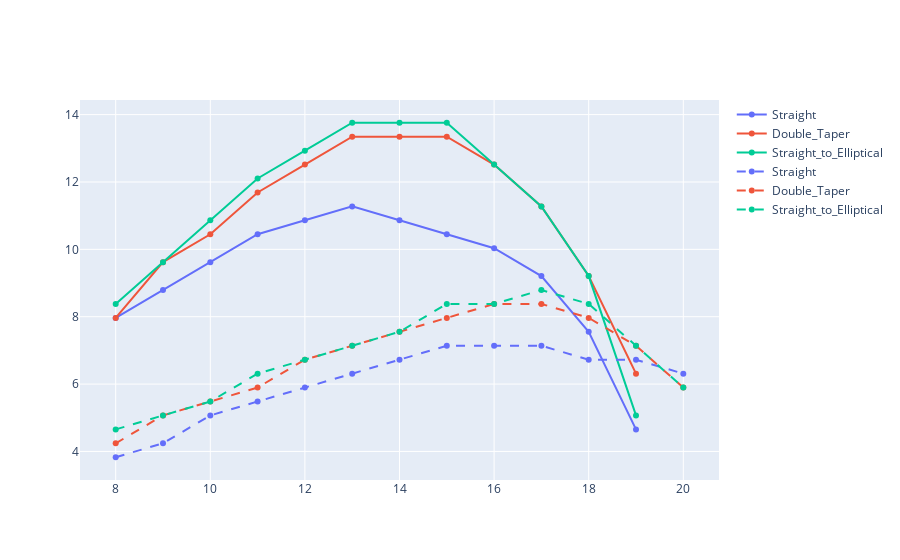

The cell this chart's notebook holds for it:
### Code cell
import plotly.express as px
import plotly.graph_objects as go
import plotly.express as px
fig = go.Figure()
for j, df in enumerate([maximum_masses, maximum_masses_alt]):
    for i, col in enumerate(df.columns):
        fig.add_trace(go.Scatter(
            x=airspeeds,
            y=df[col],
            name=col,
            line=dict(dash=["solid", "dash"][j], color=px.colors.qualitative.Plotly[i]  ),

        ))
fig

### Figure 1 — Plotly figure (JSON) as saved in the notebook; plotly's stock layout.template omitted (floating-point values rounded to 4 significant figures)
{"data": [{"line": {"color": "#636EFA", "dash": "solid"}, "name": "Straight", "type": "scatter", "x": [8.0, 9.0, 10.0, 11.0, 12.0, 13.0, 14.0, 15.0, 16.0, 17.0, 18.0, 19.0, 20.0], "y": [7.966, 8.793, 9.621, 10.45, 10.86, 11.28, 10.86, 10.45, 10.03, 9.207, 7.552, 4.655]}, {"line": {"color": "#EF553B", "dash": "solid"}, "name": "Double_Taper", "type": "scatter", "x": [8.0, 9.0, 10.0, 11.0, 12.0, 13.0, 14.0, 15.0, 16.0, 17.0, 18.0, 19.0, 20.0], "y": [7.966, 9.621, 10.45, 11.69, 12.52, 13.34, 13.34, 13.34, 12.52, 11.28, 9.207, 6.31]}, {"line": {"color": "#00CC96", "dash": "solid"}, "name": "Straight_to_Elliptical", "type": "scatter", "x": [8.0, 9.0, 10.0, 11.0, 12.0, 13.0, 14.0, 15.0, 16.0, 17.0, 18.0, 19.0, 20.0], "y": [8.379, 9.621, 10.86, 12.1, 12.93, 13.76, 13.76, 13.76, 12.52, 11.28, 9.207, 5.069]}, {"line": {"color": "#636EFA", "dash": "dash"}, "name": "Straight", "type": "scatter", "x": [8.0, 9.0, 10.0, 11.0, 12.0, 13.0, 14.0, 15.0, 16.0, 17.0, 18.0, 19.0, 20.0], "y": [3.828, 4.241, 5.069, 5.483, 5.897, 6.31, 6.724, 7.138, 7.138, 7.138, 6.724, 6.724, 6.31]}, {"line": {"color": "#EF553B", "dash": "dash"}, "name": "Double_Taper", "type": "scatter", "x": [8.0, 9.0, 10.0, 11.0, 12.0, 13.0, 14.0, 15.0, 16.0, 17.0, 18.0, 19.0, 20.0], "y": [4.241, 5.069, 5.483, 5.897, 6.724, 7.138, 7.552, 7.966, 8.379, 8.379, 7.966, 7.138, 5.897]}, {"line": {"color": "#00CC96", "dash": "dash"}, "name": "Straight_to_Elliptical", "type": "scatter", "x": [8.0, 9.0, 10.0, 11.0, 12.0, 13.0, 14.0, 15.0, 16.0, 17.0, 18.0, 19.0, 20.0], "y": [4.655, 5.069, 5.483, 6.31, 6.724, 7.138, 7.552, 8.379, 8.379, 8.793, 8.379, 7.138, 5.897]}], "layout": {}}
